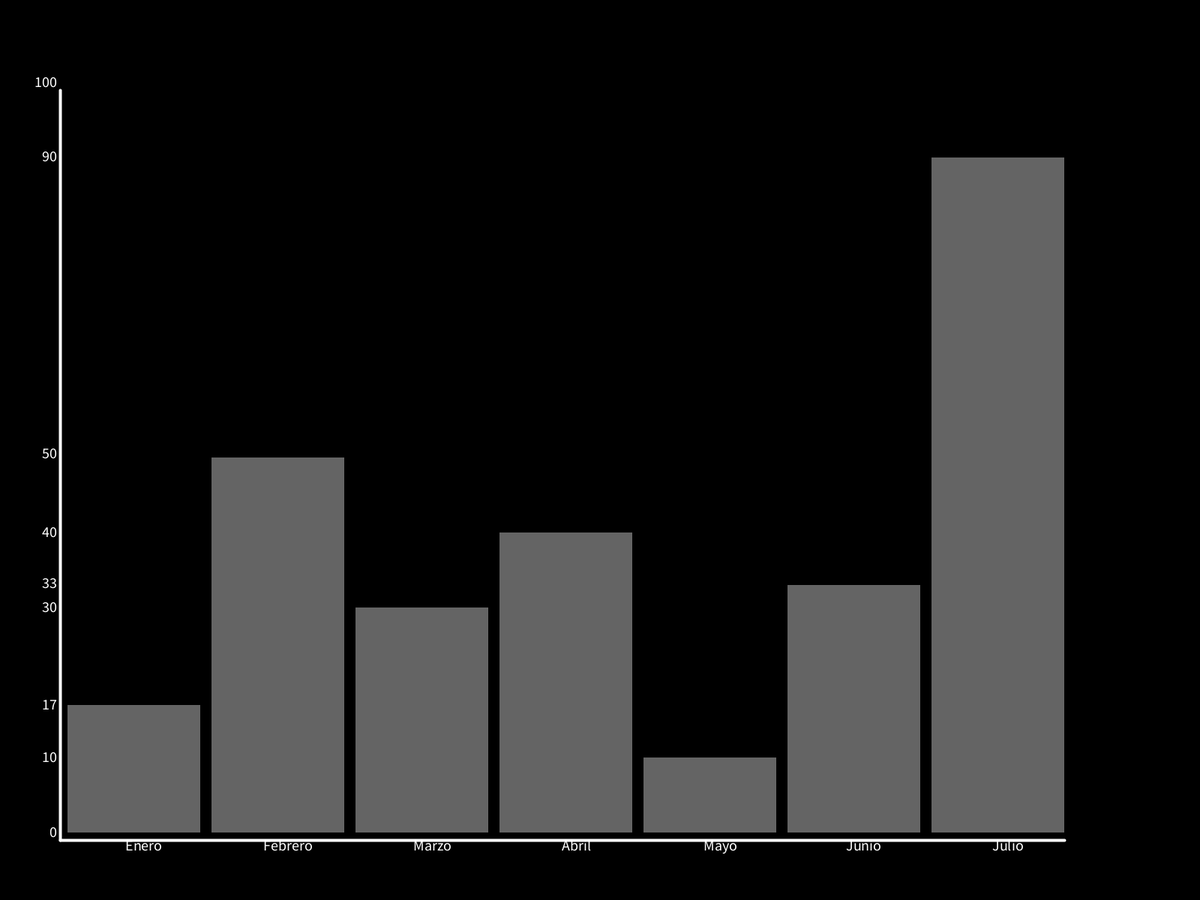
Frame 1 (no input)
Frame 60 (the mouse pressed at the canvas centre just before this capture): identical to frame 1, image omitted
Frame 120 (the mouse held since frame 60 and released just before this capture): identical to frame 1, image omitted

The Processing sketch that drew this single still picture (run headless with seeded random() and noise(); from frame 60 on, the mouse is pressed at the canvas centre):

// Processing sketch: Practica1
// ── Practica1.pde
int margen = 80;
int valor1 = 100;

BarChart ventas;

Barra barra1;

void setup() {
  //size(1080, 720);
  fullScreen();
  ventas = new BarChart();
  ventas.setData(new float[] { 17, 50.5, 30, 40, 10, 33.24, 90.12} );
  ventas.setMinMaxValor(0, 100);
  ventas.setBarGap(10);
  ventas.setBarLabels(new String[] { "Enero", "Febrero", "Marzo", "Abril", "Mayo", "Junio", "Julio"} );      
  /*
  ventas.setBackColour(color(0, 0, 255));
  ventas.setBarColour(color(250, 0, 250));
  ventas.setAxiColour(color(0, 250, 250));
  ventas.setLabelColour(color(0, 0, 0));
  */

}

void draw() {  
  ventas.dibujar(); //<>//
}    

// ── BarChart.pde
int gap = 0;
float[] valuesBarras;
String[] labels = new String[] { " ", " ", " ", " ", " ", " ", " " };
int reScaledWidth;
int reScaledHeight;
int minValue = -1;
int maxValue = -1;
color backColor = color(0, 0, 0);
color barColor = color(100);
color axisColor = color(255);
color labelColor = color(255);
float[] axisPositions;

class BarChart {
  
  Barra [] barras = new Barra[24];
  
  BarChart(){
  }
  
  void dibujar() {
    background(backColor);
    noStroke();
    dibujaBarras();
    dibujaEjes();
  }
  
  void setData (float[] nuevosValores){
    valuesBarras = nuevosValores;
    reScaledWidth = width/(valuesBarras.length+2);
    reScaledHeight = (height/110);
  }  
  
  void setBarGap(int newGap){
    if(newGap > 0){
       gap = newGap; 
    }
  }
  
  void setMinMaxValor(int min, int max){
    minValue = min;
    maxValue = max;  
  }
  
  void setBarLabels(String[] nuevosLabels){
    labels = nuevosLabels;
  }
  
  void setBackColour(color nuevoColor){
    backColor = nuevoColor;
  }
  
  void setBarColour(color nuevoColor){
    barColor = nuevoColor;
  }
  
  void setAxiColour(color nuevoColor){
    axisColor = nuevoColor;
  }
  
  void setLabelColour(color nuevoColor){
    labelColor = nuevoColor;
  }
  
  void dibujaBarras(){
    int posX = 0;
    for(int i = 0; i<valuesBarras.length; i++){
      Barra barra = new Barra((int)valuesBarras[i], posX, i);
      barras[i] = barra;
      barra.dibujar();
      posX += reScaledWidth + 5;
      fill(255);  
      textSize(20);
      textAlign(RIGHT, BOTTOM);
      text((int)valuesBarras[i]+" ", margen, height - margen - (valuesBarras[i]*reScaledHeight));   
      textAlign(CENTER, TOP);
      text(labels[i], margen + barra.posXinicio + (reScaledWidth/8) , height - margen);
    }
  }
  
  void dibujaEjes(){
    stroke(axisColor);
    strokeWeight(4);
    if(maxValue<0){
       line(margen, height - margen - max(valuesBarras)*reScaledHeight, margen, height - margen);
    }else{
       line(margen, height - margen - maxValue*reScaledHeight, margen, height - margen);
       textSize(20);
       textAlign(RIGHT, BOTTOM);
       text(minValue+" ", margen, height - margen - (minValue*reScaledHeight));
       text(maxValue+" ", margen, height - margen - (maxValue*reScaledHeight));
    }
    
    stroke(axisColor);
    strokeWeight(4);
    line(margen, height - margen, barras[valuesBarras.length - 1].posXinicio + reScaledWidth , height - margen);

  }
  
} 

class Barra {
  
  int valorBarra;
  int posXextra;
  int barId;
  float posXinicio;
  float posYinicio;
  
  Barra(int valor, int posX, int identificador){ 
    valorBarra = valor * reScaledHeight;
    barId = identificador;
    posXextra = posX;
    posXinicio = margen + 10 + posXextra + barId*gap;
    posYinicio = height - margen - valorBarra - 10;
  }
  
  boolean RatonEnBarra() {
    boolean resultado = false;
    if(mouseX > posXinicio && mouseX < posXinicio + reScaledWidth){
      if(mouseY > posYinicio && mouseY < posYinicio + valorBarra){
        resultado = true;
      }
    }
    return resultado;
  }
  
  void dibujar(){
    noStroke(); 
      if(RatonEnBarra()){          
        textSize(20);
        textAlign(CENTER, BOTTOM);
        fill(255);  
        text(valuesBarras[this.barId], margen + this.posXinicio + (reScaledWidth/8), height - margen - this.valorBarra - 20);
        fill(255, 0, 0);
      }else{
        fill(barColor);
      } //<>//
      rect(posXinicio, posYinicio , reScaledWidth, valorBarra);
  }
}
